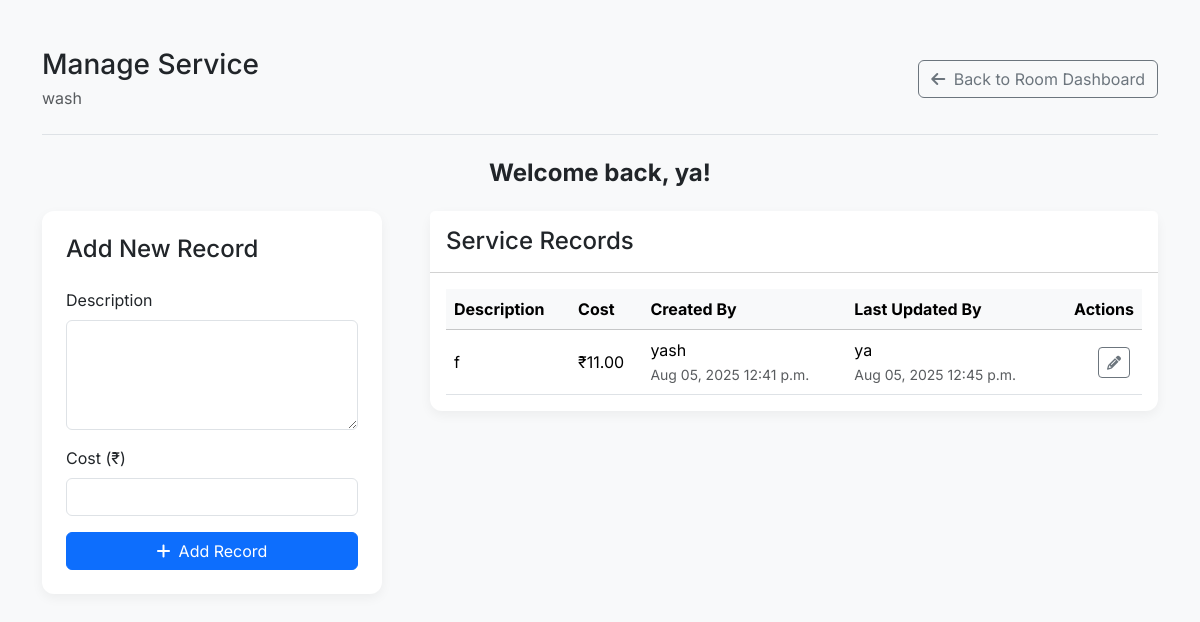
The app's page /services/4/manage/ (signed in) with its own data.
### Room/models.py (models this page shows, shortened)
class Allservices(models.Model):
    room = models.ForeignKey('Room', on_delete=models.CASCADE, related_name='services')
    created_by = models.ForeignKey(User, on_delete=models.CASCADE)
    service_name = models.CharField(max_length=255)
    description = models.CharField(max_length=255)

class ServiceRecord(models.Model):
    service = models.ForeignKey('Allservices', on_delete=models.CASCADE, related_name='records')
    description = models.TextField()
    cost = models.DecimalField(max_digits=10, decimal_places=2)
    created_by = models.ForeignKey(User, on_delete=models.SET_NULL, null=True, related_name='created_records')
    updated_by = models.ForeignKey(User, on_delete=models.SET_NULL, null=True, blank=True,
                                   related_name='updated_records')
    created_at = models.DateTimeField(auto_now_add=True)
    updated_at = models.DateTimeField(auto_now=True)

### Room/views.py (the view, shortened to what this page needs)
# urls.py: path('services/<int:service_id>/manage/', views.manage_service, name='manage_service'),
@login_required
def manage_service(request, service_id):
    service = get_object_or_404(Allservices, pk=service_id)
    service_records = service.records.all().order_by('-created_at')
    context = {
        'service': service,
        'service_records': service_records,
        'is_owner': request.user == service.room.owner
    }
    return render(request, 'Room/manage_service.html', context)

### templates/Room/manage_service.html (shortened to what this page needs)
<!DOCTYPE html>
<html lang="en">
<head>
    <link href="https://cdn.jsdelivr.net/npm/bootstrap@5.3.3/dist/css/bootstrap.min.css" rel="stylesheet">
    <link rel="stylesheet" href="https://cdnjs.cloudflare.com/ajax/libs/font-awesome/6.5.1/css/all.min.css">
</head>
<body>
    <div class="container my-4 my-md-5">
        <header class="d-flex justify-content-between align-items-center pb-4 mb-4 border-bottom">
            <div>
                <h1 class="h3 mb-1">Manage Service</h1>
                <p class="text-muted mb-0">{{ service.service_name }}</p>
            </div>
            <a href="{% url 'room_dashboard' service.room.id %}" class="btn btn-outline-secondary">
                <i class="fas fa-arrow-left me-1"></i> Back to Room Dashboard
            </a>
        </header>
        <div class="text-center mb-4">
            <h4 class="fw-bold">Welcome back, {{ user.username }}!</h4>
        </div>
        <div class="row g-5">
            <div class="col-lg-4">
                <div class="card">
                    <div class="card-body p-4">
                        <h4 class="card-title mb-4">Add New Record</h4>
                        <form method="POST" action="{% url 'manage_service' service.id %}">
                            <div class="mb-3">
                                <label for="description" class="form-label">Description</label>
                                <textarea class="form-control" name="description" rows="4" required></textarea>
                            </div>
                            <div class="mb-3">
                                <label for="cost" class="form-label">Cost (₹)</label>
                                <input type="number" step="0.01" class="form-control" name="cost" required>
                            </div>
                            <div class="d-grid">
                                <button type="submit" class="btn btn-primary"><i class="fas fa-plus me-2"></i>Add Record</button>
                            </div>
                        </form>
                    </div>
                </div>
            </div>
            <div class="col-lg-8">
                <div class="card">
                    <div class="card-header bg-white py-3"><h4 class="card-title mb-0">Service Records</h4></div>
                    <div class="card-body p-3">
                        {% if service_records %}
                            <div class="table-responsive">
                                <table class="table table-hover align-middle mb-0">
                                    <thead class="table-light">
                                        <tr>
                                            <th>Description</th>
                                            <th>Cost</th>
                                            <th>Created By</th>
                                            <th>Last Updated By</th>
                                            <th class="text-end">Actions</th>
                                        </tr>
                                    </thead>
                                    <tbody>
                                        {% for record in service_records %}
                                        <tr>
                                            <td>{{ record.description|truncatewords:10 }}</td>
                                            <td>₹{{ record.cost|floatformat:2 }}</td>
                                            <td>{{ record.created_by.username }} <br><small class="text-muted">{{ record.created_at|date:"M d, Y P" }}</small></td>
                                            <td>
                                                {% if record.updated_by %}
                                                    {{ record.updated_by.username }} <br><small class="text-muted">{{ record.updated_at|date:"M d, Y P" }}</small>
                                                {% else %}
                                                    N/A
                                                {% endif %}
                                            </td>
                                            <td class="text-end">
                                                <a href="{% url 'edit_service_record' record.id %}" class="btn btn-sm btn-outline-secondary me-1" title="Edit"><i class="fas fa-pencil-alt"></i></a>
                                            </td>
                                        </tr>
                                        {% endfor %}
                                    </tbody>
                                </table>
                            </div>
                        {% else %}
                            <div class="text-center p-5"><p class="mb-0 text-muted">No records have been added yet.</p></div>
                        {% endif %}
                    </div>
                </div>
            </div>
        </div>
    </div>
</body>
</html>

### templates/Room/manage_service.html (style rules this page uses)
body { font-family: 'Inter', sans-serif; background-color: #f8f9fa; }
.card { border: none; box-shadow: 0 4px 12px rgba(0, 0, 0, 0.05); border-radius: 0.75rem; }

### records on screen
Allservices: service_name "wash"
ServiceRecord: description "f", cost "11.00", created_by.username "yash", created_at "Aug 05, 2025 12:41 p.m.", updated_by.username "ya", updated_at "Aug 05, 2025 12:45 p.m."

### other values on screen
{{ user.username }} "ya"
